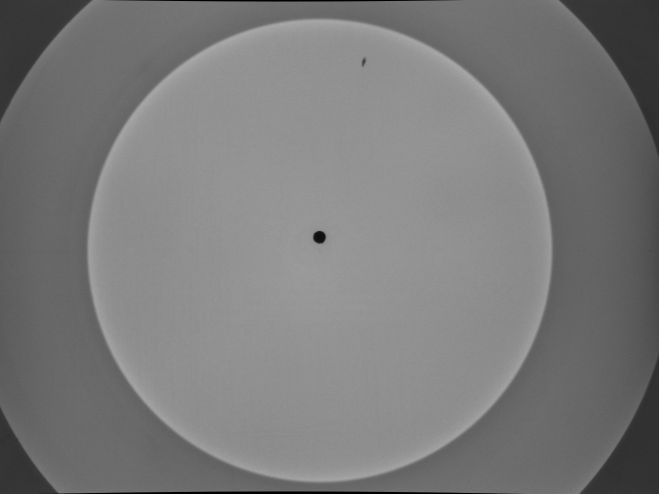
#> input picture G2_Lab5/Test_Images/frame0006.jpg, 659 x 494 px, found by its file name
$ python img_proc_methods.py
#> lines starting #> are read from the running program, lines starting #| are printed output that depends on the picture; after the words box and inside, x2 and y2 are one past the last pixel; in counts of white or black regions, pixels touching at a corner belong together
import numpy as np #import numpy
import cv2 #import opencv
from matplotlib import pyplot as plt

plt.close('all') #close all open plots
cv2.destroyAllWindows()

img = cv2.imread('Dropbox/BE107_G2/Lab_5/Test_Images/frame0006.jpg',0)
#> img is the input picture: shape (494, 659); min 0, max 169, mean 122.2

"""
below defines images
"""
img_inv = 255 - img #invert image
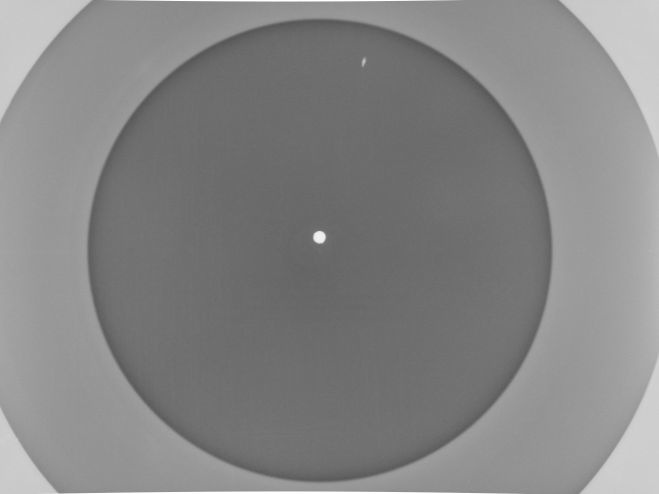
#> img_inv: shape (494, 659); min 86, max 255, mean 132.8
thresh_value, img_thresh = cv2.threshold(img_inv, 90, 255, cv2.THRESH_BINARY_INV)
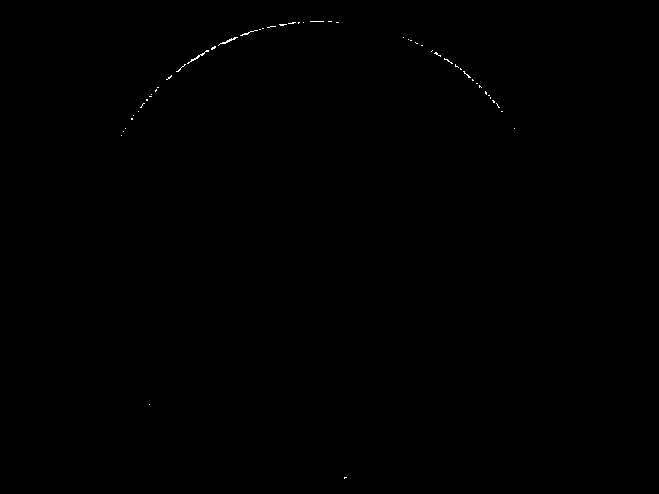
#> img_thresh: shape (494, 659); 0.1% white in thin lines or dots, all inside (x1, y1, x2, y2) = (121, 21, 515, 479)
img_ad_thresh = cv2.adaptiveThreshold(img_inv, 255, \
cv2.ADAPTIVE_THRESH_GAUSSIAN_C,cv2.THRESH_BINARY_INV, 11, 2)
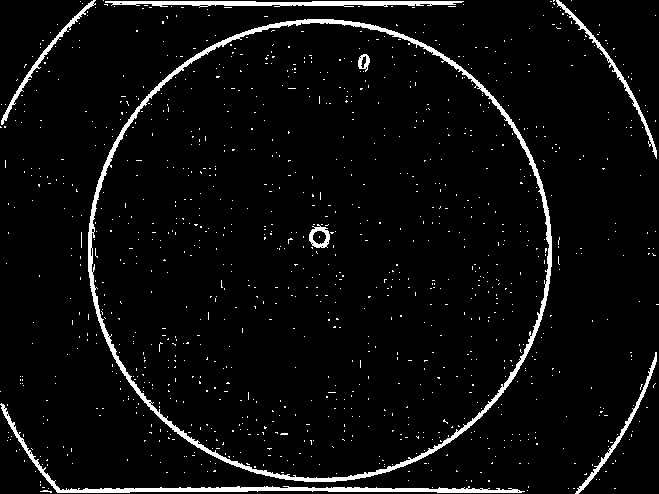
#> img_ad_thresh: shape (494, 659); 4.6% white; 1122 white regions (1114 under 20 px), largest, box (x1, y1, x2, y2) and area: (88, 19, 552, 482) 6326, (0, 403, 525, 493) 2375, (105, 1, 464, 8) 1527

"""
below defines contours
"""
img_cont = np.copy(img_inv)
contours, hierarchy = \
cv2.findContours(img_cont, mode=cv2.RETR_LIST, method=cv2.CHAIN_APPROX_SIMPLE)
#> contours = [[[0, 0], [0, 493], [658, 493], [658, 0]]]
cv2.drawContours(img_cont, contours, -1, (128, 255, 0), 3)
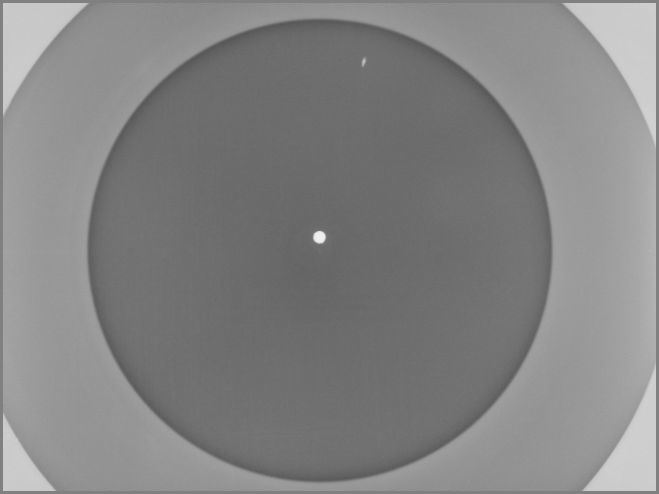
#> img_cont: shape (494, 659); 2.11% of pixels changed, all inside (x1, y1, x2, y2) = (0, 0, 659, 494)

img_cont_thresh = np.copy(img_thresh)
contours_thresh, hierarchy_thresh = \
cv2.findContours(img_cont_thresh, mode=cv2.RETR_LIST, method=cv2.CHAIN_APPROX_SIMPLE)
#> contours_thresh = 51 contours, all with area under 20
cv2.drawContours(img_cont_thresh, contours_thresh, -1, (128, 255,0), 3)
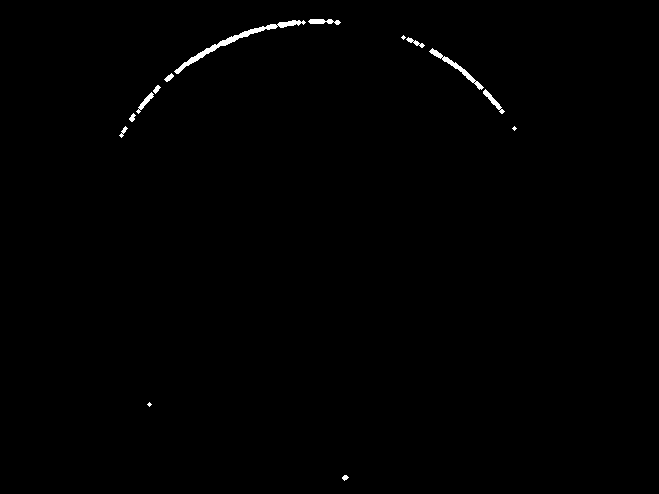
#> img_cont_thresh: shape (494, 659); values 0 (black) and 128 (white), 0.5% white; 14 white regions (3 under 20 px)

img_cont_ad = np.copy(img_ad_thresh)
contours_ad, hierarchy_ad = \
cv2.findContours(img_cont_ad, mode=cv2.RETR_LIST, method=cv2.CHAIN_APPROX_SIMPLE)
#> contours_ad = 1155 contours, 1144 with area under 20; largest, box (x1, y1, x2, y2) and area: (88, 19, 552, 482) 168140, (91, 22, 550, 479) 163256, (0, 403, 525, 493) 1789, (105, 1, 464, 8) 1139, (556, 0, 657, 159) 527
cv2.drawContours(img_cont_ad, contours_ad, -1, (128, 255,0), 3)
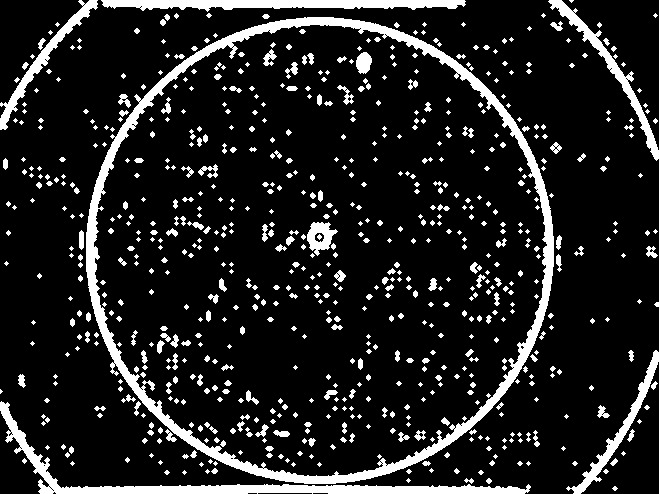
#> img_cont_ad: shape (494, 659); values 0 (black) and 128 (white), 13.1% white; 740 white regions (485 under 20 px), largest, box (x1, y1, x2, y2) and area: (86, 17, 554, 484) 13193, (0, 401, 531, 494) 4893, (101, 0, 466, 12) 2901

"""
define arrays to add centers and radii to, run for loops to populate arrays
with centers (just centers for now, but could easily implement for radii)
"""
cont_centers = []
cont_radii = []
thresh_centers = []
thresh_radii = []
ad_centers = []
ad_radii = []

for i in range(len(contours)):
    cont_center, cont_radius = cv2.minEnclosingCircle(contours[i])
    cont_centers.append(cont_center)
#> this loop made 1 pass
#> (cont_center, cont_radius) on pass 1: ((329, 246.5), 411.1)
#> after the loop, cont_centers = [(329, 246.5)]
for i in range(len(contours_thresh)):
    thresh_center, thresh_radius = cv2.minEnclosingCircle(contours_thresh[i])
    thresh_centers.append(thresh_center)
#> this loop made 51 passes
#> (thresh_center, thresh_radius) on passes 1 to 12: ((345, 477.5), 1.12), ((149, 404), 0.0001), ((121, 135), 0.0001), ((123, 131), 0.0001), ((514, 128), 0.0001), ((125, 128), 0.0001), ((131.5, 118.5), 0.707), ((133, 115), 0.0001), ((501.5, 111), 0.5), ((138, 111), 0.0001), ((497.5, 105), 2.5), ((142, 105), 2.83)
#> after the loop, thresh_centers = 51 pairs, first value 121 to 514, second value 21 to 477.5
for i in range(len(contours_ad)):
    ad_center, ad_radius = cv2.minEnclosingCircle(contours_ad[i])
    ad_centers.append(ad_center)
#> this loop made 1155 passes
#> (ad_center, ad_radius) on passes 1 to 3: ((518, 491), 1), ((527, 490), 0.0001), ((45.5, 491.5), 5.52)
#> after the loop, ad_centers = 1155 pairs, first value 0 to 657, second value 0 to 491.5

"""
below plots imgs w/ contours
"""
plt.figure('Comparison of Methods')

#plt.subplot(2,3,1).axis('off') #create 2x2 grid of subplots, define 3 plot
#plt.title('no thresh')
#plt.imshow(img_inv, cmap='gray') #plot image
#
#plt.subplot(2,3,2).axis('off') #create 2x2 grid of subplots, define 3 plot
#plt.title('simple thresh')
#plt.imshow(img_thresh, cmap='gray') #plot image
#
#plt.subplot(2,3,3).axis('off') #create 2x2 grid of subplots, define 4 plot
#plt.title('adaptive thresh')
#plt.imshow(img_ad_thresh, cmap='gray') #plot image

plt.subplot(1,4,1).axis('off') #create 2x2 grid of subplots, define 4 plot
plt.title('cont_none')
plt.imshow(img_cont, cmap='gray') #plot image
for i in range(len(cont_centers)):
    plt.plot(cont_centers[i][0], cont_centers[i][1], '.r')
#> this loop made 1 pass

plt.subplot(1,4,2).axis('off') #create 2x2 grid of subplots, define 1 plot
plt.title('cont_simple')
plt.imshow(img_cont_thresh, cmap='Blues') #plot image
for i in range(len(thresh_centers)):
    plt.plot(thresh_centers[i][0], thresh_centers[i][1], '.r')
#> this loop made 51 passes

plt.subplot(1,4,3).axis('off') #create 2x2 grid of subplots, define 2 plot
plt.title('cont_adaptive')
plt.imshow(img_cont_ad, cmap='Blues') #plot inverted image
for i in range(len(ad_centers)):
    plt.plot(ad_centers[i][0], ad_centers[i][1], '.r')


plt.show() #show image
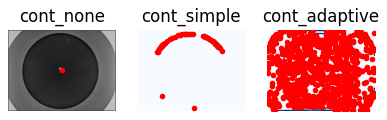
#> figure drawn by matplotlib, 3 panels
